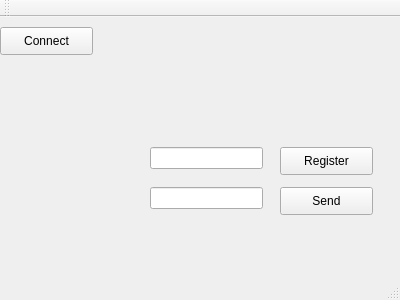
<?xml version="1.0" encoding="UTF-8"?>
<ui version="4.0">
 <class>MainWindow</class>
 <widget class="QMainWindow" name="MainWindow">
  <property name="geometry">
   <rect>
    <x>0</x>
    <y>0</y>
    <width>400</width>
    <height>300</height>
   </rect>
  </property>
  <property name="windowTitle">
   <string>MainWindow</string>
  </property>
  <widget class="QWidget" name="centralWidget">
   <widget class="QPushButton" name="pushButton">
    <property name="geometry">
     <rect>
      <x>280</x>
      <y>170</y>
      <width>93</width>
      <height>28</height>
     </rect>
    </property>
    <property name="text">
     <string>Send</string>
    </property>
   </widget>
   <widget class="QPushButton" name="pushButton_2">
    <property name="geometry">
     <rect>
      <x>0</x>
      <y>10</y>
      <width>93</width>
      <height>28</height>
     </rect>
    </property>
    <property name="text">
     <string>Connect</string>
    </property>
   </widget>
   <widget class="QPushButton" name="pushButton_3">
    <property name="geometry">
     <rect>
      <x>280</x>
      <y>130</y>
      <width>93</width>
      <height>28</height>
     </rect>
    </property>
    <property name="text">
     <string>Register</string>
    </property>
   </widget>
   <widget class="QLineEdit" name="regEdit">
    <property name="geometry">
     <rect>
      <x>150</x>
      <y>130</y>
      <width>113</width>
      <height>22</height>
     </rect>
    </property>
   </widget>
   <widget class="QLineEdit" name="sendEdit">
    <property name="geometry">
     <rect>
      <x>150</x>
      <y>170</y>
      <width>113</width>
      <height>22</height>
     </rect>
    </property>
   </widget>
  </widget>
  <widget class="QMenuBar" name="menuBar">
   <property name="geometry">
    <rect>
     <x>0</x>
     <y>0</y>
     <width>400</width>
     <height>26</height>
    </rect>
   </property>
  </widget>
  <widget class="QToolBar" name="mainToolBar">
   <attribute name="toolBarArea">
    <enum>TopToolBarArea</enum>
   </attribute>
   <attribute name="toolBarBreak">
    <bool>false</bool>
   </attribute>
  </widget>
  <widget class="QStatusBar" name="statusBar"/>
 </widget>
 <layoutdefault spacing="6" margin="11"/>
 <resources/>
 <connections/>
</ui>
